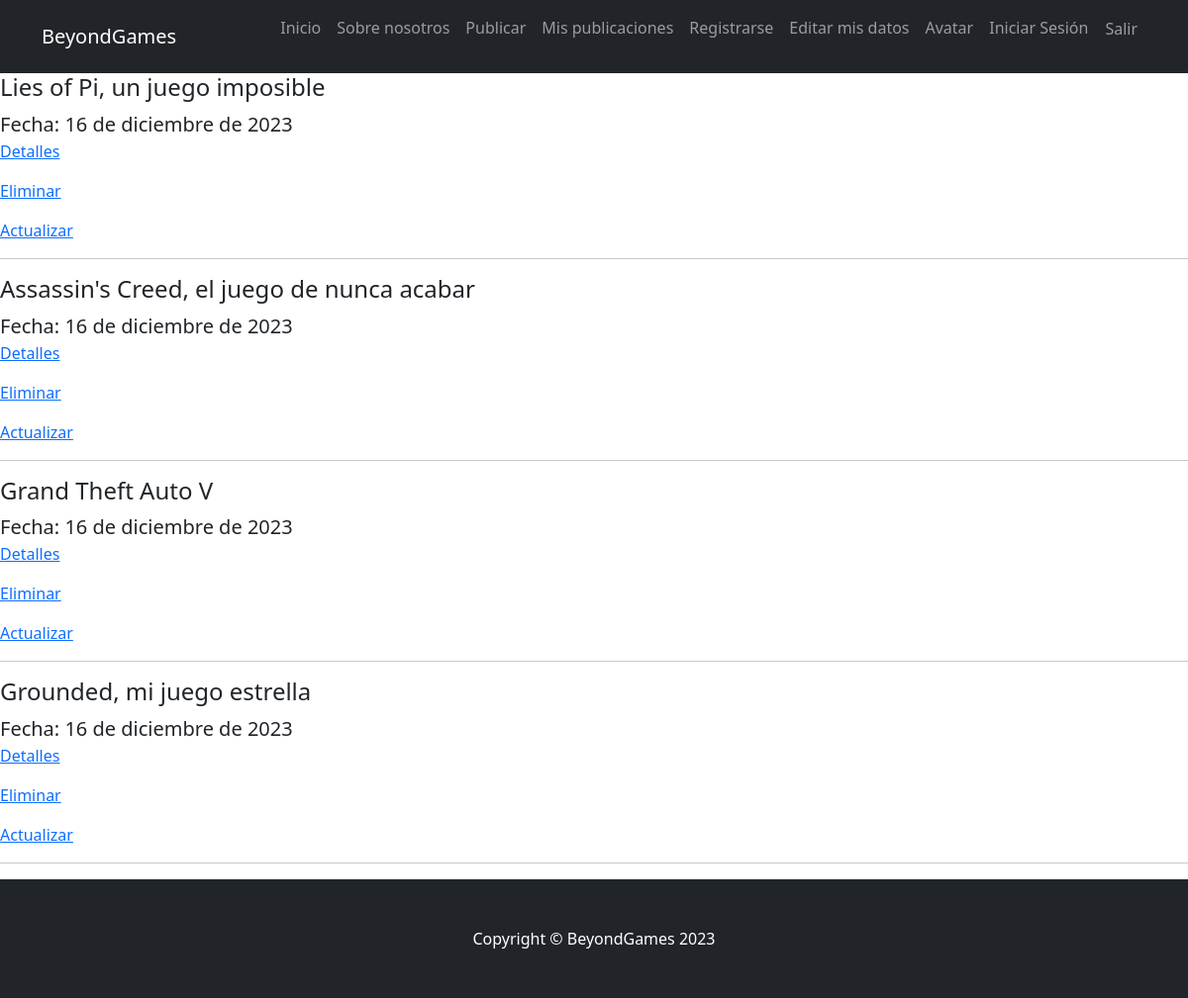
The page /app/inicio/lista/ (signed in) on the database its author committed.
### BeyondGames/models.py (models this page shows, shortened)
class Publicacion(models.Model):
    CONSOLE_CHOICES = [
        ('Xbox', 'Xbox'),
        ('PC', 'PC'),
        ('Nintendo Switch', 'Nintendo Switch'),
        ('PS5', 'PS5'),
        ('Sin Información', 'Sin Información')
    ]
    CATEGORY = [
        ('Acción', "Acción"),
        ('Aventura', 'Aventura'),
        ('Familiar','Familiar'),
        ('Deporte','Deporte'),
        ('Terror', 'Terror')
    ]
    title = CharField(max_length=100)
    opinion = TextField(max_length=1000)
    console = CharField(max_length=20, choices=CONSOLE_CHOICES)
    release_date = DateField()
    category = CharField(max_length=20,choices=CATEGORY)
    front_page = ImageField(upload_to='BeyondGames/images/',blank=False, default='media/BeyondGames/images/no_disponible.png')
    create_date = DateField(auto_now_add=True)

### BeyondGames/views.py (the view)
# urls.py: path('inicio/lista/', BlogList.as_view(), name="BlogLista"),
class BlogList(LoginRequiredMixin, ListView):
    model = Publicacion
    template_name = "BeyondGames/lista_blogs.html"

### templates/BeyondGames/lista_blogs.html
{% include "Base/navbar.html" %}
{% for publicacion in object_list  %}
        <h4>{{publicacion.title}} </h4>
        <p class="lead mb-0">
            Fecha: {{publicacion.create_date}}
        </p>
        <p>
            <a href="{% url 'BlogDetalle' publicacion.id %}">Detalles</a>
        </p>
        <p>
            <a href="{% url 'BlogEliminar' publicacion.id %}">Eliminar</a>
        </p>
        <p>
            <a href="{% url 'BlogUpdate' publicacion.id %}">Actualizar</a>
        </p>
        <hr>
{% endfor %}
{% include "Base/footer.html" %}

### rows shown on the page
Publicacion: title "Lies of Pi, un juego imposible", create_date "16 de diciembre de 2023"
Publicacion: title "Assassin's Creed, el juego de nunca acabar", create_date "16 de diciembre de 2023"
Publicacion: title "Grand Theft Auto V", create_date "16 de diciembre de 2023"
Publicacion: title "Grounded, mi juego estrella", create_date "16 de diciembre de 2023"
